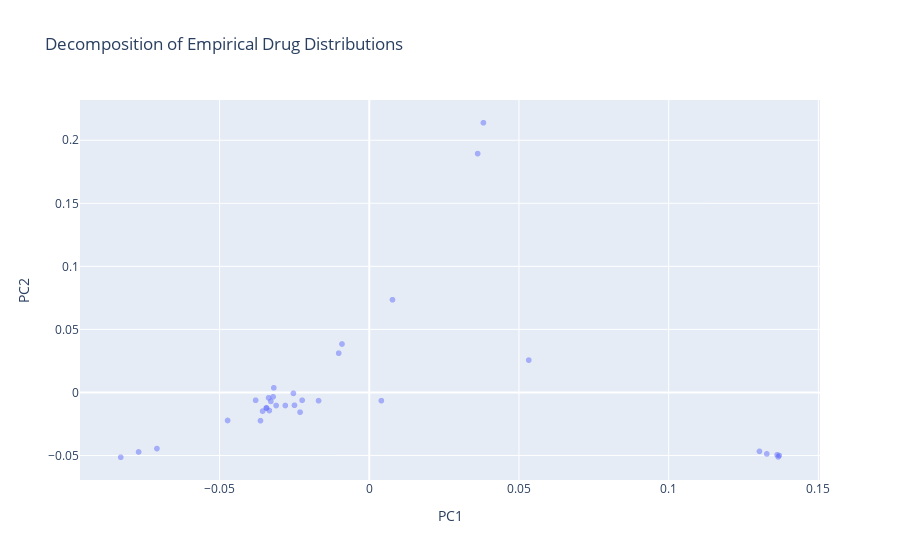

The cell this chart's notebook holds for it:
### Code cell
# Plot the first two principal components.
scatter = go.Scattergl(
    x=specialties_pca[:,0],
    y=specialties_pca[:,1],
    mode='markers',
    text=counts_per_specialty.index,
    hoverinfo='text',
    marker=dict(
        opacity=0.5
    )
)
layout = go.Layout(
    title='Decomposition of Empirical Drug Distributions',
    xaxis=dict(
        title='PC1'
    ),
    yaxis=dict(
        title='PC2'
    ),
    hovermode='closest'
)
figure = go.Figure(data=[scatter], layout=layout)
ply.iplot(figure)

### Figure 1 — Plotly figure (JSON) as saved in the notebook; plotly's stock layout.template omitted (floating-point values rounded to 4 significant figures)
{"data": [{"hoverinfo": "text", "marker": {"opacity": 0.5}, "mode": "markers", "text": ["Acute Care", "Addiction Medicine", "Adolescent Medicine", "Adult Health", "Adult Medicine", "Cardiovascular Disease", "Child & Adolescent Psychiatry", "Clinical Cardiac Electrophysiology", "Community Health", "Critical Care Medicine", "Endocrinology, Diabetes & Metabolism", "Family", "Gastroenterology", "Geriatric Medicine", "Geriatric Psychiatry", "Gerontology", "Hematology & Oncology", "Hospice and Palliative Medicine", "Infectious Disease", "Interventional Cardiology", "Interventional Pain Medicine", "Medical", "Medical Oncology", "Nephrology", "Neurology", "Pain Medicine", "Primary Care", "Psych/Mental Health", "Psych/Mental Health, Adult", "Psychiatry", "Pulmonary Disease", "Rheumatology", "Sports Medicine"], "type": "scattergl", "x": [-0.03796, 0.004039, -0.03443, -0.03112, -0.03432, -0.07705, 0.1366, -0.07093, -0.02804, -0.03564, -0.03634, -0.03212, -0.03338, -0.02312, 0.1328, -0.02242, -0.01022, -0.02535, -0.01694, -0.08301, 0.03812, -0.03364, -0.009113, -0.04733, 0.05326, 0.03619, -0.03288, 0.1369, 0.1362, 0.1303, -0.02499, 0.007753, -0.03189], "y": [-0.00623, -0.006518, -0.01236, -0.01037, -0.01232, -0.04723, -0.05113, -0.04453, -0.01037, -0.01481, -0.0224, -0.003482, -0.01436, -0.01565, -0.04877, -0.006202, 0.03112, -0.0007496, -0.006547, -0.05142, 0.2139, -0.004308, 0.0384, -0.02226, 0.02563, 0.1894, -0.007098, -0.05003, -0.0495, -0.04676, -0.01019, 0.0735, 0.003657]}], "layout": {"hovermode": "closest", "title": {"text": "Decomposition of Empirical Drug Distributions"}, "xaxis": {"title": {"text": "PC1"}}, "yaxis": {"title": {"text": "PC2"}}}}
